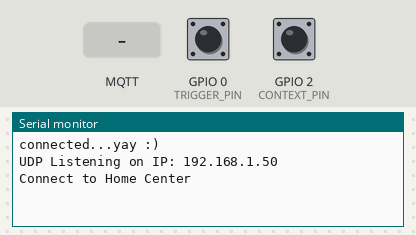
This sketch was run on a simulated ESP8266 (NodeMCU). Parts: the last lines printed to the serial monitor. The test bench sets the inputs (shaded band); at power-on: GPIO 0 (TRIGGER_PIN) HIGH, GPIO 2 (CONTEXT_PIN) HIGH. WiFi joins after 1.5 s; servers stay silent unless stated; random numbers use the default seed unless the sketch sets one; no MQTT or app messages arrive unless stated. At 12.0 s the program restarts the board; the recording ends there.

Above: at 2.7 s.
2.8 s: GPIO 0 (TRIGGER_PIN) pulled LOW for 0.15 s
At 4.0 s:
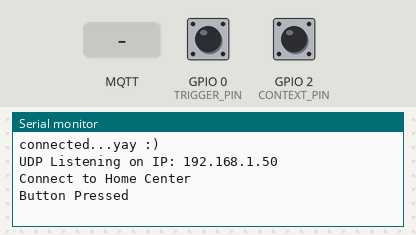
5.9 s: MQTT message "home_sensor" arrives on the first subscribed topic
At 7.0 s:
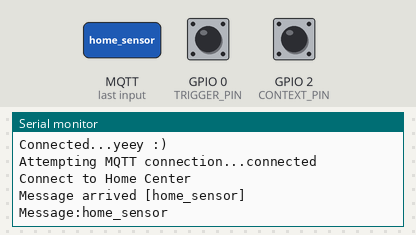
7.4 s: MQTT message "0" arrives on the first subscribed topic
At 7.8 s:
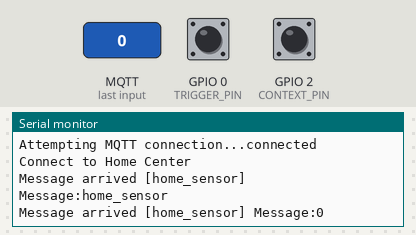
8.9 s: GPIO 0 (TRIGGER_PIN) pulled LOW for 3.2 s
At 9.8 s:
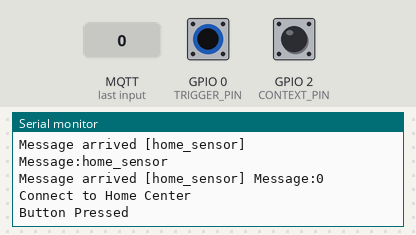

The sketch:

MQTT_sensor.ino
```cpp
#include <ArduinoJson.h>
#include <WiFiManager.h>
#include <PubSubClient.h>
#include <ESPAsyncUDP.h>

#define TRIGGER_PIN 0
#define CONTEXT_PIN 2

bool context = false;
bool lastContext = false;
unsigned long lastDebounceTime = 0;  // the last time the output pin was toggled
unsigned long debounceDelay = 50;    // the debounce time; increase if the output flickers

WiFiClient espClient;
PubSubClient client(espClient);
WiFiManager wf;
String nameTag = "home_sensor";

AsyncUDP udp;
IPAddress centralIP;
bool serverConnect = false;
const String cmd = "BUSTER CALL";
unsigned long lastLoop = 0;
uint8_t period = 2;

// Callback function to handle received messages and update period value
void callback_period(char* topic, byte* payload, unsigned int length) {
  // Print received message topic
  Serial.print("Message arrived [");
  Serial.print(topic);
  Serial.print("] ");

  // Print received message content
  Serial.print("Message:");
  for (int i = 0; i < length; i++) {
    Serial.print((char)payload[i]);
  }
  Serial.println();

  // Update period value with received value
  if (strcmp(topic, "home_sensor") == 0)
  {
    // Convert payload to integer for period value
    String payloadStr = "";
    for (int i = 0; i < length; i++) {
      payloadStr += (char)payload[i];
    }
    if(payloadStr.toInt() != 0 ) period = payloadStr.toInt();
  }
}

// Function to get the IP of the Home Center
void getIPHomeCenter() {
  // Print message to connect to Home Center
  Serial.println("Connect to Home Center");

  // Create the message to broadcast
  String msg = nameTag + "/1";

  // Broadcast the message using UDP
  udp.broadcast(msg.c_str());
}
void setup() {
  // Initialize serial communication
  Serial.begin(115200);

  // Set pin modes
  pinMode(TRIGGER_PIN, INPUT_PULLUP);
  pinMode(CONTEXT_PIN, INPUT_PULLUP);

  // Connect to WiFi
  bool res = wf.autoConnect("TM-NgocHung MQTT sensor", "12345678");

  // Check if connection is successful
  if (!res) {
    Serial.println("Failed to connect");
  } else {
    Serial.println("connected...yay :)");
  }

  // Handle UDP file
  if (udp.listen(1234)) {
    Serial.print("UDP Listening on IP: ");
    Serial.println(WiFi.localIP());

    // Callback function for UDP packet reception
    udp.onPacket([](AsyncUDPPacket packet) {
      Serial.print("UDP Packet Type: ");
      Serial.print(packet.isBroadcast() ? "Broadcast" : packet.isMulticast() ? "Multicast"
                   : "Unicast");
      Serial.print(", From: ");
      Serial.print(packet.remoteIP());
      Serial.print(":");
      Serial.print(packet.remotePort());
      Serial.print(", To: ");
      Serial.print(packet.localIP());
      Serial.print(":");
      Serial.print(packet.localPort());
      Serial.print(", Length: ");
      Serial.print(packet.length());
      Serial.print(", Data: ");
      Serial.write(packet.data(), packet.length());
      Serial.println();

      // Check if packet is not broadcast or multicast
      if (!packet.isBroadcast() && !packet.isMulticast()) {
        // Extract the first 11 characters from the packet data
        char p[11];
        memcpy(&p, (char *)packet.data(), 11);
        String a = String(p);

        // Check if the extracted string matches the command
        if (a.equals(cmd)) {
          centralIP = packet.remoteIP();
          serverConnect = true;
          Serial.println("connected to server");
          Serial.println(centralIP);
          udp.close();
        }
      }
    });
  }
}

// This function checks if a button is pressed to reset the WiFi configuration.
// It includes a debounce mechanism to prevent false triggers.
// If the button is held for 3 seconds, the WiFi settings are reset and the ESP restarts.
// If the button is pressed momentarily, a configuration portal is started to connect to WiFi.

void checkButton() {
  // Check for button press
  if (digitalRead(TRIGGER_PIN) == LOW) {
    // Debounce mechanism
    delay(50);
    if (digitalRead(TRIGGER_PIN) == LOW) {
      Serial.println("Button Pressed");
      // Check if the button is held for 3 seconds
      delay(3000);
      if (digitalRead(TRIGGER_PIN) == LOW) {
        Serial.println("Button Held");
        Serial.println("Erasing Config, restarting");
        wf.resetSettings();
        ESP.restart();
      }

      // Start the configuration portal with a delay
      Serial.println("Starting config portal");
      wf.setConfigPortalTimeout(120);

      if (!wf.startConfigPortal("OnDemandAP", "password")) {
        Serial.println("Failed to connect or hit timeout");
        delay(3000);
        ESP.restart();
      } else {
        // If you get here, you have successfully connected to WiFi
        Serial.println("Connected...yeey :)");
      }
    }
  }
}

unsigned long lastConnectMQTTserver = 0;

// Reconnect to MQTT broker
void reconnect() {
  // Try reconnecting after 5 seconds
  if (millis() - lastConnectMQTTserver >= 5000) {
    if (!client.connected()) {
      Serial.print("Attempting MQTT connection..."); // Print message to Serial Monitor
      String clientId = "ESP8266Client-"; // Create a random client ID
      clientId += String(random(0xffff), HEX);
      client.setServer(centralIP, 1883); // Set server and port
      client.setCallback(callback_period); // Set callback function
      if (client.connect(clientId.c_str())) { // Attempt to connect
        Serial.println("connected"); // Print message to Serial Monitor
        client.subscribe("home_sensor"); // Subscribe to topic
      } else {
        Serial.print("failed, rc=");
        Serial.print(client.state()); // Print error code to Serial Monitor
        Serial.println(" try again after 5 seconds"); // Print message to Serial Monitor
      }
    }
    lastConnectMQTTserver = millis();
  }
}
// This function is the main loop of the program.
// It checks the client connection, reads a digital pin,
// changes the temperature scenario, and sends data periodically.

void loop() {
  // Check if the client is connected
  if (!client.connected()) {
    reconnect();
  }

  // Read the digital pin
  bool reading = digitalRead(CONTEXT_PIN);

  // Change temperature scenario
  if (!reading) {
    if ((millis() - lastDebounceTime) > debounceDelay) {
      if (!reading) {
        if(lastContext != reading) context = !context;
      }
      lastContext = reading;
    }
  }
  else {
    lastDebounceTime = millis();
    lastContext = reading;
  }

  // Send data periodically
  if (millis() - lastLoop >= period * 1000) {
    if (!serverConnect) {
      getIPHomeCenter();
    } else {
      DynamicJsonDocument doc(100);
      uint8_t temp = random(10, 40);
      uint8_t humi = random(0, 100);
      if (context) temp = random(60, 100);
      doc[nameTag]["period"] = period;
      doc[nameTag]["temprature"] = temp;
      doc[nameTag]["humidity"] = humi;
      Serial.print("Send : ");
      String data;
      serializeJson(doc, data);
      Serial.println(data);
      client.publish("ProjectIoT/1/sensor", data.c_str());
    }
    lastLoop = millis();
  }

  // Keep the MQTT client running
  client.loop();

  // Check the button state
  checkButton();
}
```

Measured:
- after the input at 2.8 s, the serial monitor: prints a new line after 0.05 s (image 1)
- after the input at 5.9 s, the serial monitor: prints a new line at once (image 2)
- after the input at 7.4 s, the serial monitor: prints a new line at once (image 3)
- after the input at 8.9 s, the serial monitor: prints a new line after 0.05 s (image 4)
